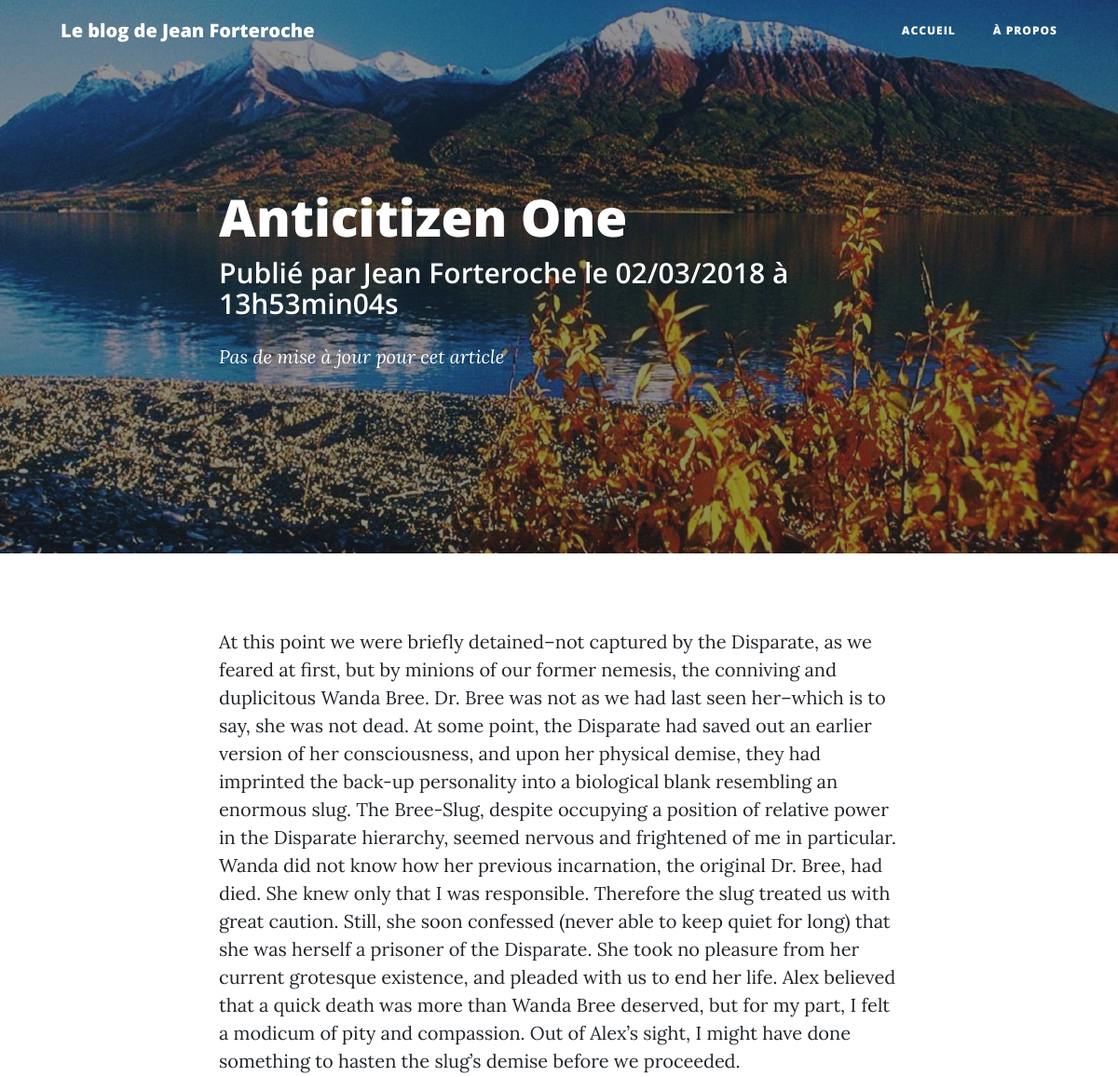
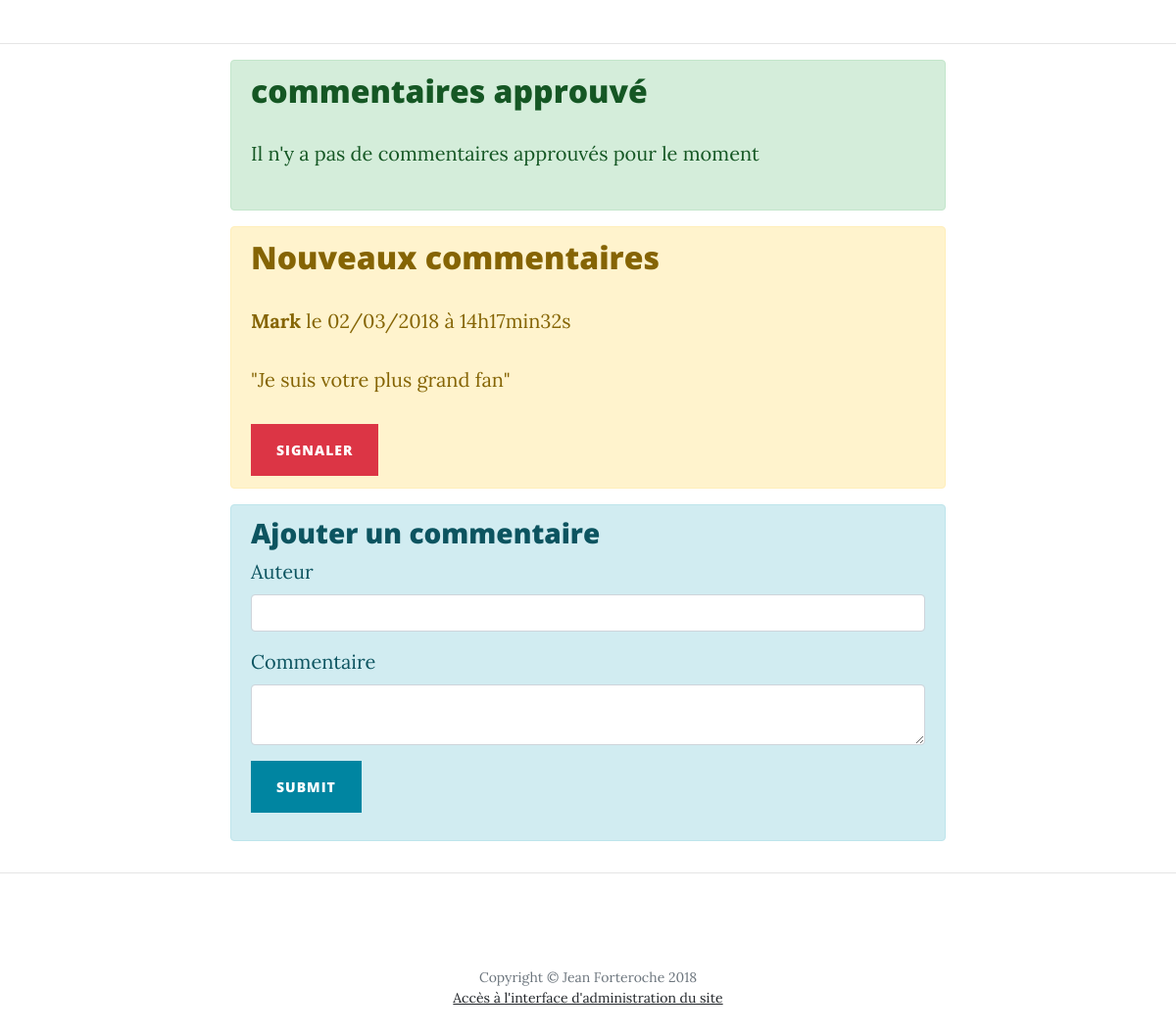
The app's page /index.php?action=listPosts&id=4 with its own data (2 pictures, top to bottom).
### tables this page shows
CREATE TABLE IF NOT EXISTS `chapters` (
  `id` int(11) NOT NULL AUTO_INCREMENT,
  `title` varchar(255) NOT NULL,
  `content` text NOT NULL,
  `creation_date` datetime NOT NULL,
  `edit_date` datetime DEFAULT NULL,
  PRIMARY KEY (`id`)
);

CREATE TABLE IF NOT EXISTS `comments` (
  `id` int(11) NOT NULL AUTO_INCREMENT,
  `chapter_id` int(11) NOT NULL,
  `author` varchar(255) NOT NULL,
  `comment` text NOT NULL,
  `comment_date` datetime NOT NULL,
  `report_nb` int(11) NOT NULL,
  PRIMARY KEY (`id`)
);

### model/dbManager.php (called while the page is built)
<?php
class Manager {
	protected function dbConnect()
	{
		try
		{
			$db = new PDO('mysql:host=localhost;dbname=project_8;charset=utf8', 'root', '', array(PDO::ATTR_ERRMODE => PDO::ERRMODE_EXCEPTION));
			return $db;
		}
		catch(Exception $e)
		{
		    die('Erreur : '.$e->getMessage());
		}
	}
}

### model/frontend/model.php (called while the page is built, shortened)
<?php
require_once(__DIR__ . "/../dbManager.php");
class Model extends Manager {
	private $_db;
    public function __construct()
    {
      $this->_db = $this->dbConnect();
    }
	 public function getChapter($chapterId)
	{
		$req = $this->_db->prepare('SELECT id, title, content, DATE_FORMAT(creation_date, \'%d/%m/%Y à %Hh%imin%ss\') AS creation_date_fr, DATE_FORMAT(edit_date, \'%d/%m/%Y à %Hh%imin%ss\') AS edit_date_fr FROM chapters WHERE id = ?');
		$req->execute(array($chapterId));
		return $req;
	}
	 public function getComments($chapterId)
	{
		$comments = $this->_db->prepare('SELECT id, author, comment, DATE_FORMAT(comment_date, \'%d/%m/%Y à %Hh%imin%ss\') AS comment_date_fr FROM comments WHERE chapter_id = ? ORDER BY comment_date');
		$comments->execute(array($chapterId));
		return $comments;
	}
	public function getApprovedComments($chapterId)
	{
		$approvedComments = $this->_db->prepare('SELECT author, comment, DATE_FORMAT(comment_date, \'%d/%m/%Y à %Hh%imin%ss\') AS comment_date_fr FROM approved WHERE chapter_id = ? ORDER BY comment_date');
		$approvedComments->execute(array($chapterId));
		return $approvedComments;
	}
}

### view/frontend/commentsView.php (the view, shortened to what this page needs)
    <header class="masthead" style="background-image: url('public/img/post-bg.jpg')">
      <div class="overlay"></div>
      <div class="container">
        <div class="row">
          <div class="col-lg-8 col-md-10 mx-auto">
            <div class="post-heading">
              <h1><?= $chapter['title']; ?></h1>
              <h2 class="subheading">Publié par Jean Forteroche le <?= $chapter['creation_date_fr']; ?></h2>
              <?php if ($chapter['edit_date_fr'] == NULL)
              {?>
                <span class="meta">Pas de mise à jour pour cet article</span>
              <?php
              }
              else{
              ?>
                <span class="meta">Mis à jour le <?=$chapter['edit_date_fr']; ?></span>
              <?php
              }
              ?>
            </div>
          </div>
        </div>
      </div>
    </header>
    <article>
      <div class="container">
        <div class="row">
          <div class="col-lg-8 col-md-10 mx-auto">
          <?=$chapter['content'];?>
          </div>
        </div>
      </div>
    </article>
    <hr>
    <section>
      <div class="container">
        <div class="row">
          <div class="col-lg-8 col-md-10 mx-auto">
            <div class="alert alert-success">
              <h2>commentaires approuvé</h2>
                <?php
                if ($approvedComments->rowCount() == 0) {
                ?>
                  <p>Il n'y a pas de commentaires approuvés pour le moment</p>
                <?php
                }
                ?>
            </div>
            <div class="alert alert-warning">
              <h2>Nouveaux commentaires</h2>
                <?php
                if ($comments->rowCount() == 0) {
                ?>
                  <p>Il n'y a pas de nouveaux commentaires pour le moment<p>
                <?php
                }
                else{
                  while ($comment = $comments->fetch(PDO::FETCH_ASSOC))
                  {
                  ?>
                  <p><strong><?= htmlspecialchars($comment['author']); ?></strong> le <?= $comment['comment_date_fr']; ?></p>
                  <p><?=htmlspecialchars($comment['comment']); ?></p>
                  <form action="index.php?action=report&amp;id=<?= $comment['id'] ?>&amp;chapter_id=<?= $chapter['id'] ?>" method="post">
                      <button class="btn btn-danger" name="report">signaler</button>
                  </form>
                <?php
                  }
                }
                ?>
            </div>
            <div class=" alert alert-info">
              <h3>Ajouter un commentaire</h3>
                <form action="index.php?action=addComment&amp;id=<?= $chapter['id'] ?>" method="post">
                    <div class="form-group">
                        <label for="author">Auteur</label><br />
                        <input type="text" class="form-control" id="author" name="author" required />
                    </div>
                    <div class="form-group">
                        <label for="comment">Commentaire</label><br />
                        <textarea class="form-control" id="comment" name="comment" required></textarea>
                    </div>
                    <div class="form-group">
                        <input class="btn btn-primary" type="submit" />
                    </div>
                </form>
            </div>
          </div>
        </div>
      </div>
    </section>
<hr>
<?php require('template.php'); ?>

### records on screen
chapters: title "Anticitizen One", content "At this point we were briefly detained–not captured by the Disparate, as we feared at first, but by minions of our former nemesis, the conniving and duplicitous Wanda Bree. Dr. Bree was not as we had last seen her–which is to say, she was not dead. At some point, the Disparate had saved out an earlier version of her consciousness, and upon her physical demise, they had imprinted the back-up personality into a biological blank resembling an enormous slug. The Bree-Slug, despite occupying a position of relative power in the Disparate hierarchy, seemed nervous and frightened of me in particular. Wanda did not know how her previous incarnation, the original Dr. Bree, had died. She knew only…"
comments: author "Mark", comment_date_fr "02/03/2018 à 14h17min32s", comment "\"Je suis votre plus grand fan\""

### other values on screen
$chapter['creation_date_fr'] "02/03/2018 à 13h53min04s"
